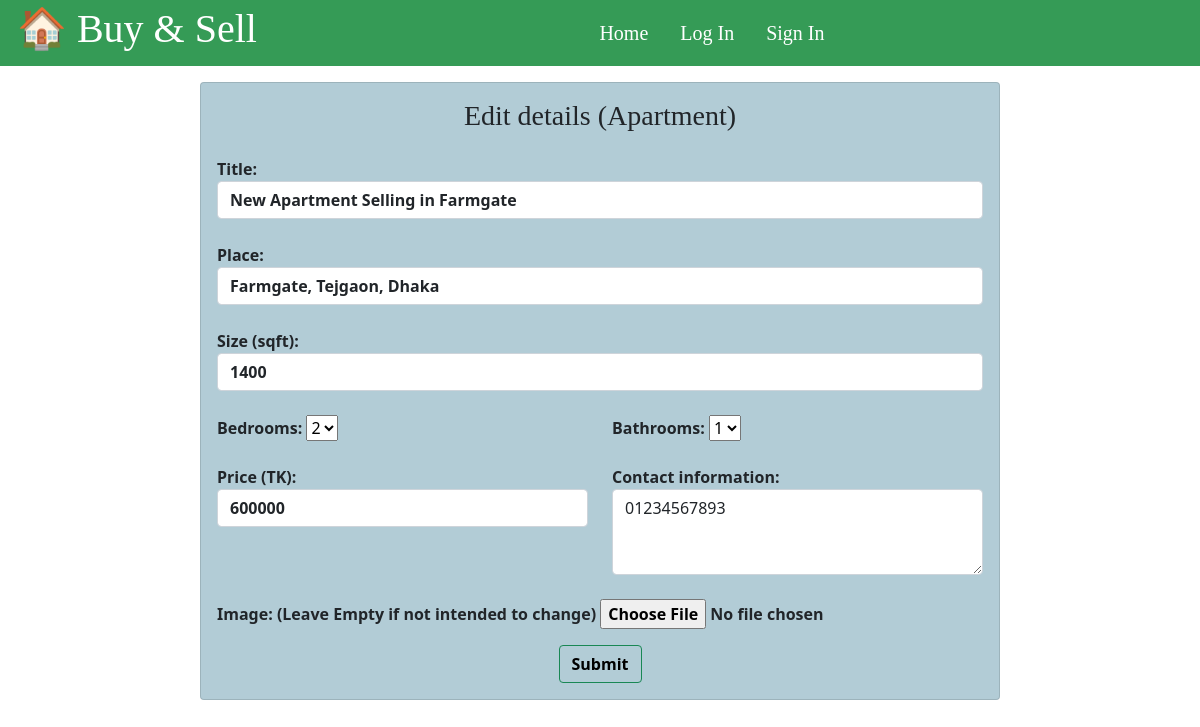
Page /apt_edit.php?apt_id=30 on the committed database.
### tables this page shows
CREATE TABLE `apt_info` (
  `id` int(11) NOT NULL,
  `user_id` int(11) NOT NULL,
  `title` varchar(255) NOT NULL,
  `place` varchar(255) NOT NULL,
  `size` int(11) NOT NULL,
  `bedrooms` int(11) NOT NULL,
  `bathrooms` int(11) NOT NULL,
  `price` int(11) NOT NULL,
  `contact_info` varchar(255) NOT NULL,
  `img` varchar(255) NOT NULL,
  `date` varchar(255) NOT NULL
);

### apt_edit.php (the view, shortened to what this page needs)
<?php
include_once('header.php');
$sql = "SELECT *FROM apt_info WHERE id='".$_GET['apt_id']."'";
$sql_run= mysqli_query($mysqli_connection,$sql);
if (mysqli_query($mysqli_connection, $sql)) {
    $row= mysqli_fetch_array($sql_run)
    ?>
    <div class=" container d-felx ">
      <div class="card  mx-auto" id="aptEdit_card">
      <div class="card-body">
        <h3 class="card-title text-center mb-4 ">Edit details (Apartment)</h3>
      <form method="post" action="product_query.php">
<div class="form-outline mb-4 ">
  <label for="apt_titlename">Title: </label>
  <input class="form-control" required id="apt_edit_titlename" name="apt_titlename" value="<?php echo $row['title'];?>">
</div>
<div class="form-outline mb-4 ">
  <label for="place">Place:</label>
  <input class="form-control" required id="apt_edit_place" name="apt_place" placeholder="Enter place" value="<?php echo $row['place'];?>">
</div>
<div class="form-outline mb-4">
  <label for="apt_sqft">Size (sqft):</label>
  <input type="number" class="form-control" required id="apt_edit_sqft" name="apt_sqft" value=<?php echo $row['size'];?>>
</div>
<div class="form-outline mb-4">
<div class="row">
  <div class="col">
    <label for="apt_bedrooms">Bedrooms:</label>
    <select class="dropdown" required id="apt_edit_bedrooms" name="apt_bedrooms">
    <option><?php echo $row['bedrooms'];?></option>
  </select>
  </div>
  <div class="col">
    <label for="apt_bathrooms">Bathrooms:</label>
    <select class="dropdown " required id="apt_edit_bathrooms" name="apt_bathrooms">
    <option><?php echo $row['bathrooms'];?></option>
  </select>
  </div>
</div>
</div>
<div class="form-outline mb-4 ">
  <div class="row">
    <div class="col">
  <label for="apt_edit_price">Price (TK):</label>
  <input  type="number" class="form-control" required id="apt_edit_price" name="apt_price" value="<?php echo $row['price']; ?>">
  </div>
  <div class="col">
    <label for="apt_contact">Contact information:</label>
    <textarea class="form-control" rows="3" required id="apt_edit_contact" name="apt_contact"><?php echo $row['contact_info']; ?></textarea>
  </div>
</div>
</div>
  <div class="form-outline mb-3 ">
  <label for="apt_edit_img">Image: (Leave Empty if not intended to change)</label>
  <input type="file"  accept="image/*" name="apt_img" id="apt_edit_img" value="img/<?php echo $row['img'];?>">
</div>
<div class="d-flex justify-content-center">
  <button type="submit" class="btn btn-outline-success pay" name="apt_edit">Submit</button>
</div>
</form>
      </div>
    </div>
    </div>
<?php }
?>

### style.css (style rules this page uses)
.form-outline,.form-outline input,.btn { font-weight: bold; }
#login_card h3,#aptEdit_card h3 { font-family: Jazz LET, fantasy; }
#login_card,#aptEdit_card { margin-bottom:0; background-color: rgb(178, 204, 214); }
#aptEdit_card { max-width: 800px; }
.pay { color: black; }

### rows in the picture
apt_info: apt_titlename "New Apartment Selling in Farmgate", apt_place "Farmgate, Tejgaon, Dhaka", apt_sqft "1400", apt_bedrooms "2", apt_bathrooms "1", apt_price "600000", apt_contact "01234567893"
